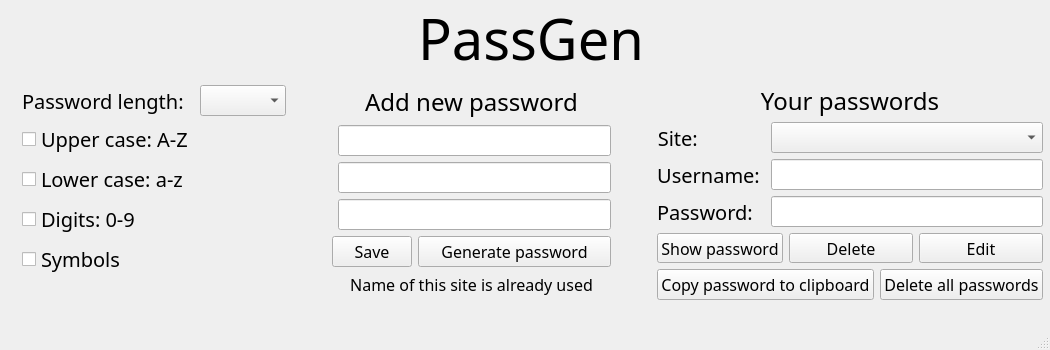
<?xml version="1.0" encoding="UTF-8"?>
<ui version="4.0">
 <class>MainWindow</class>
 <widget class="QMainWindow" name="MainWindow">
  <property name="geometry">
   <rect>
    <x>0</x>
    <y>0</y>
    <width>1050</width>
    <height>350</height>
   </rect>
  </property>
  <property name="windowTitle">
   <string>MainWindow</string>
  </property>
  <widget class="QWidget" name="centralwidget">
   <widget class="QWidget" name="layoutWidget">
    <property name="geometry">
     <rect>
      <x>20</x>
      <y>0</y>
      <width>1021</width>
      <height>76</height>
     </rect>
    </property>
    <layout class="QHBoxLayout" name="horizontalLayout_2">
     <item>
      <spacer name="horizontalSpacer">
       <property name="orientation">
        <enum>Qt::Horizontal</enum>
       </property>
       <property name="sizeHint" stdset="0">
        <size>
         <width>40</width>
         <height>20</height>
        </size>
       </property>
      </spacer>
     </item>
     <item>
      <widget class="QLabel" name="labelTitle">
       <property name="font">
        <font>
         <family>Segoe UI Light</family>
         <pointsize>42</pointsize>
        </font>
       </property>
       <property name="layoutDirection">
        <enum>Qt::LeftToRight</enum>
       </property>
       <property name="text">
        <string>PassGen</string>
       </property>
       <property name="alignment">
        <set>Qt::AlignCenter</set>
       </property>
      </widget>
     </item>
     <item>
      <spacer name="horizontalSpacer_2">
       <property name="orientation">
        <enum>Qt::Horizontal</enum>
       </property>
       <property name="sizeHint" stdset="0">
        <size>
         <width>40</width>
         <height>20</height>
        </size>
       </property>
      </spacer>
     </item>
    </layout>
   </widget>
   <widget class="QWidget" name="layoutWidget">
    <property name="geometry">
     <rect>
      <x>22</x>
      <y>85</y>
      <width>1021</width>
      <height>215</height>
     </rect>
    </property>
    <layout class="QHBoxLayout" name="horizontalLayout_4">
     <item>
      <layout class="QFormLayout" name="formLayout_5">
       <item row="0" column="0">
        <widget class="QLabel" name="labelPassLength">
         <property name="font">
          <font>
           <family>Segoe UI Light</family>
           <pointsize>15</pointsize>
          </font>
         </property>
         <property name="text">
          <string>Password length: </string>
         </property>
        </widget>
       </item>
       <item row="0" column="1">
        <widget class="QComboBox" name="comboBoxPassLength">
         <property name="font">
          <font>
           <family>Segoe UI Light</family>
           <pointsize>12</pointsize>
          </font>
         </property>
        </widget>
       </item>
       <item row="1" column="0">
        <widget class="QCheckBox" name="checkBoxUpperCaseLetters">
         <property name="font">
          <font>
           <family>Segoe UI Light</family>
           <pointsize>15</pointsize>
          </font>
         </property>
         <property name="text">
          <string>Upper case: A-Z</string>
         </property>
        </widget>
       </item>
       <item row="2" column="0">
        <widget class="QCheckBox" name="checkBoxLowerCaseLetters">
         <property name="font">
          <font>
           <family>Segoe UI Light</family>
           <pointsize>15</pointsize>
          </font>
         </property>
         <property name="text">
          <string>Lower case: a-z</string>
         </property>
        </widget>
       </item>
       <item row="3" column="0">
        <widget class="QCheckBox" name="checkBoxDigits">
         <property name="font">
          <font>
           <family>Segoe UI Light</family>
           <pointsize>15</pointsize>
          </font>
         </property>
         <property name="text">
          <string>Digits: 0-9</string>
         </property>
        </widget>
       </item>
       <item row="4" column="0">
        <widget class="QCheckBox" name="checkBoxSymbols">
         <property name="font">
          <font>
           <family>Segoe UI Light</family>
           <pointsize>15</pointsize>
          </font>
         </property>
         <property name="text">
          <string>Symbols</string>
         </property>
        </widget>
       </item>
      </layout>
     </item>
     <item>
      <spacer name="horizontalSpacer_7">
       <property name="orientation">
        <enum>Qt::Horizontal</enum>
       </property>
       <property name="sizeType">
        <enum>QSizePolicy::Preferred</enum>
       </property>
       <property name="sizeHint" stdset="0">
        <size>
         <width>40</width>
         <height>20</height>
        </size>
       </property>
      </spacer>
     </item>
     <item>
      <layout class="QFormLayout" name="formLayout_4">
       <item row="0" column="0" colspan="2">
        <layout class="QFormLayout" name="formLayout_2">
         <item row="0" column="0" colspan="2">
          <widget class="QLabel" name="labelAddNewPassword">
           <property name="font">
            <font>
             <family>Segoe UI Light</family>
             <pointsize>18</pointsize>
            </font>
           </property>
           <property name="text">
            <string>Add new password</string>
           </property>
           <property name="alignment">
            <set>Qt::AlignCenter</set>
           </property>
          </widget>
         </item>
         <item row="1" column="1">
          <widget class="QLineEdit" name="lineEditSite">
           <property name="font">
            <font>
             <family>Segoe UI Light</family>
             <pointsize>12</pointsize>
            </font>
           </property>
          </widget>
         </item>
         <item row="2" column="1">
          <widget class="QLineEdit" name="lineEditUsername">
           <property name="baseSize">
            <size>
             <width>0</width>
             <height>0</height>
            </size>
           </property>
           <property name="font">
            <font>
             <family>Segoe UI Light</family>
             <pointsize>12</pointsize>
            </font>
           </property>
          </widget>
         </item>
         <item row="3" column="1">
          <widget class="QLineEdit" name="lineEditPassword">
           <property name="enabled">
            <bool>true</bool>
           </property>
           <property name="font">
            <font>
             <family>Segoe UI Light</family>
             <pointsize>12</pointsize>
            </font>
           </property>
          </widget>
         </item>
        </layout>
       </item>
       <item row="1" column="0">
        <widget class="QPushButton" name="btnSaveNewPassword">
         <property name="font">
          <font>
           <family>Segoe UI Light</family>
           <pointsize>12</pointsize>
          </font>
         </property>
         <property name="text">
          <string>Save</string>
         </property>
        </widget>
       </item>
       <item row="1" column="1">
        <widget class="QPushButton" name="btnGeneratePassword">
         <property name="font">
          <font>
           <family>Segoe UI Light</family>
           <pointsize>12</pointsize>
          </font>
         </property>
         <property name="text">
          <string>Generate password</string>
         </property>
        </widget>
       </item>
       <item row="2" column="0" colspan="2">
        <widget class="QLabel" name="labelAddPassWarning">
         <property name="font">
          <font>
           <family>Segoe UI Light</family>
           <pointsize>12</pointsize>
          </font>
         </property>
         <property name="text">
          <string>Name of this site is already used</string>
         </property>
         <property name="alignment">
          <set>Qt::AlignCenter</set>
         </property>
        </widget>
       </item>
      </layout>
     </item>
     <item>
      <spacer name="horizontalSpacer_8">
       <property name="orientation">
        <enum>Qt::Horizontal</enum>
       </property>
       <property name="sizeType">
        <enum>QSizePolicy::Preferred</enum>
       </property>
       <property name="sizeHint" stdset="0">
        <size>
         <width>40</width>
         <height>20</height>
        </size>
       </property>
      </spacer>
     </item>
     <item>
      <layout class="QFormLayout" name="formLayout">
       <item row="0" column="0" colspan="2">
        <widget class="QLabel" name="labelYourPasswords">
         <property name="font">
          <font>
           <family>Segoe UI Light</family>
           <pointsize>18</pointsize>
          </font>
         </property>
         <property name="text">
          <string>Your passwords</string>
         </property>
         <property name="alignment">
          <set>Qt::AlignCenter</set>
         </property>
        </widget>
       </item>
       <item row="1" column="0">
        <widget class="QLabel" name="labelUrPassSite">
         <property name="font">
          <font>
           <family>Segoe UI Light</family>
           <pointsize>15</pointsize>
          </font>
         </property>
         <property name="layoutDirection">
          <enum>Qt::LeftToRight</enum>
         </property>
         <property name="text">
          <string>Site: </string>
         </property>
         <property name="alignment">
          <set>Qt::AlignRight|Qt::AlignTrailing|Qt::AlignVCenter</set>
         </property>
        </widget>
       </item>
       <item row="1" column="1">
        <widget class="QComboBox" name="comboBoxUrPassSite">
         <property name="font">
          <font>
           <family>Segoe UI Light</family>
           <pointsize>12</pointsize>
          </font>
         </property>
        </widget>
       </item>
       <item row="2" column="0">
        <widget class="QLabel" name="labelUrPassUsername">
         <property name="font">
          <font>
           <family>Segoe UI Light</family>
           <pointsize>15</pointsize>
          </font>
         </property>
         <property name="layoutDirection">
          <enum>Qt::LeftToRight</enum>
         </property>
         <property name="text">
          <string>Username: </string>
         </property>
         <property name="alignment">
          <set>Qt::AlignRight|Qt::AlignTrailing|Qt::AlignVCenter</set>
         </property>
        </widget>
       </item>
       <item row="2" column="1">
        <widget class="QLineEdit" name="lineEditUrPassUsername">
         <property name="font">
          <font>
           <family>Segoe UI Light</family>
           <pointsize>12</pointsize>
          </font>
         </property>
        </widget>
       </item>
       <item row="3" column="0">
        <widget class="QLabel" name="labelUrPassPassword">
         <property name="font">
          <font>
           <family>Segoe UI Light</family>
           <pointsize>15</pointsize>
          </font>
         </property>
         <property name="layoutDirection">
          <enum>Qt::LeftToRight</enum>
         </property>
         <property name="text">
          <string>Password: </string>
         </property>
         <property name="alignment">
          <set>Qt::AlignRight|Qt::AlignTrailing|Qt::AlignVCenter</set>
         </property>
        </widget>
       </item>
       <item row="3" column="1">
        <widget class="QLineEdit" name="lineEditUrPassPassword">
         <property name="font">
          <font>
           <family>Segoe UI Light</family>
           <pointsize>12</pointsize>
          </font>
         </property>
        </widget>
       </item>
       <item row="4" column="0" colspan="2">
        <layout class="QHBoxLayout" name="horizontalLayout">
         <item>
          <widget class="QPushButton" name="btnPasswordDisplayMode">
           <property name="font">
            <font>
             <family>Segoe UI Light</family>
             <pointsize>12</pointsize>
            </font>
           </property>
           <property name="text">
            <string>Show password</string>
           </property>
          </widget>
         </item>
         <item>
          <widget class="QPushButton" name="btnDeleteDataset">
           <property name="font">
            <font>
             <family>Segoe UI Light</family>
             <pointsize>12</pointsize>
            </font>
           </property>
           <property name="text">
            <string>Delete</string>
           </property>
          </widget>
         </item>
         <item>
          <widget class="QPushButton" name="btnEditDataset">
           <property name="font">
            <font>
             <family>Segoe UI Light</family>
             <pointsize>12</pointsize>
            </font>
           </property>
           <property name="text">
            <string>Edit</string>
           </property>
          </widget>
         </item>
        </layout>
       </item>
       <item row="5" column="0" colspan="2">
        <layout class="QHBoxLayout" name="horizontalLayout_3">
         <item>
          <widget class="QPushButton" name="btnCopyPasswordToClipboard">
           <property name="font">
            <font>
             <family>Segoe UI Light</family>
             <pointsize>12</pointsize>
            </font>
           </property>
           <property name="text">
            <string>Copy password to clipboard</string>
           </property>
          </widget>
         </item>
         <item>
          <widget class="QPushButton" name="btnDeleteAllPasswords">
           <property name="font">
            <font>
             <family>Segoe UI Light</family>
             <pointsize>12</pointsize>
            </font>
           </property>
           <property name="text">
            <string>Delete all passwords</string>
           </property>
          </widget>
         </item>
        </layout>
       </item>
      </layout>
     </item>
    </layout>
   </widget>
  </widget>
  <widget class="QMenuBar" name="menubar">
   <property name="geometry">
    <rect>
     <x>0</x>
     <y>0</y>
     <width>1050</width>
     <height>20</height>
    </rect>
   </property>
  </widget>
  <widget class="QStatusBar" name="statusbar"/>
 </widget>
 <resources/>
 <connections/>
</ui>
